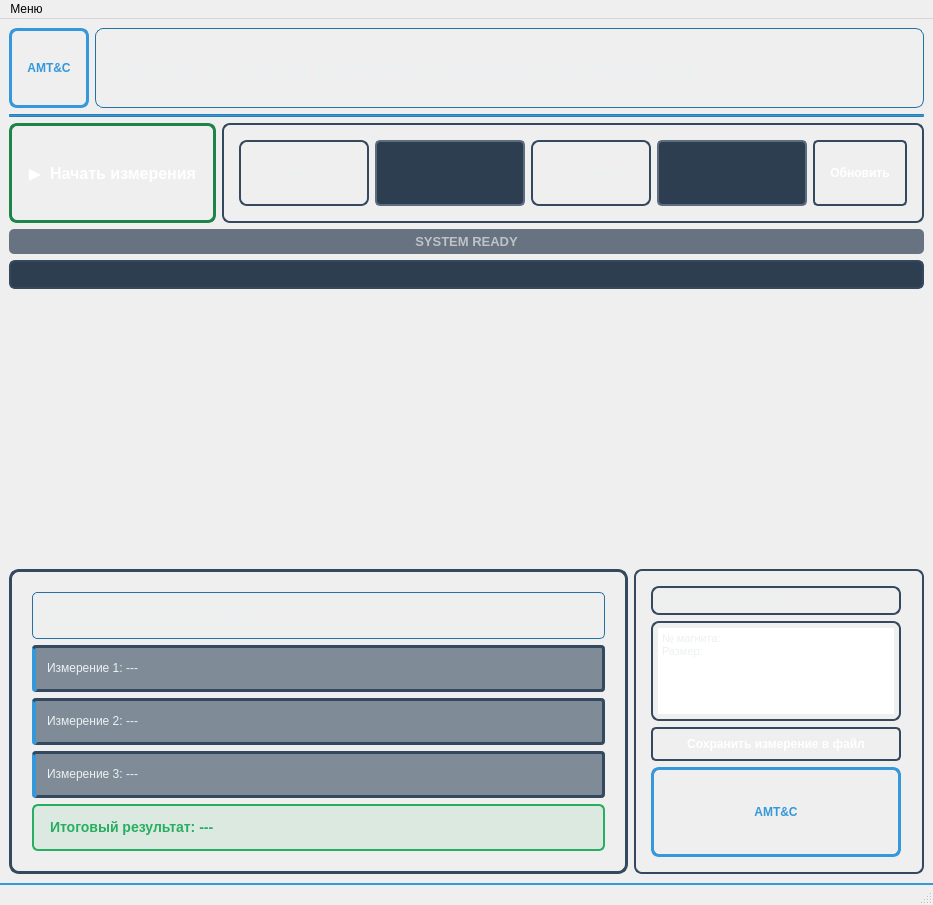
<?xml version="1.0" encoding="UTF-8"?>
<ui version="4.0">
 <class>MainWindow</class>
 <widget class="QMainWindow" name="MainWindow">
  <property name="geometry">
   <rect>
    <x>0</x>
    <y>0</y>
    <width>933</width>
    <height>905</height>
   </rect>
  </property>
  <property name="windowTitle">
   <string>AMT&amp;C Helmholz Coils Magnet Measurements</string>
  </property>
  <property name="windowIcon">
   <iconset>
    <normaloff>AMTClogo-M.ico</normaloff>AMTClogo-M.ico</iconset>
  </property>
  <property name="styleSheet">
   <string notr="true">QMainWindow {
    background: qlineargradient(x1: 0, y1: 0, x2: 0, y2: 1,
                                stop: 0 #2c3e50, stop: 1 #34495e);
    color: #ecf0f1;
    font-family: &quot;Segoe UI&quot;, Arial, sans-serif;
}</string>
  </property>
  <widget class="QWidget" name="centralwidget">
   <layout class="QVBoxLayout" name="verticalLayout" stretch="0,0,0,0,0,2,1">
    <item>
     <layout class="QHBoxLayout" name="headerLayout">
      <item>
       <widget class="QLabel" name="lbl_Logo">
        <property name="minimumSize">
         <size>
          <width>80</width>
          <height>80</height>
         </size>
        </property>
        <property name="maximumSize">
         <size>
          <width>80</width>
          <height>80</height>
         </size>
        </property>
        <property name="styleSheet">
         <string notr="true">QLabel {
    border: 3px solid #3498db;
    border-radius: 8px;
    padding: 8px;
    background: qlineargradient(x1: 0, y1: 0, x2: 0, y2: 1,
                                stop: 0 #ffffff, stop: 1 #f8f9fa);
    font-weight: bold;
    color: #3498db;
    font-size: 12px;
}</string>
        </property>
        <property name="text">
         <string>AMT&amp;C</string>
        </property>
        <property name="alignment">
         <set>Qt::AlignCenter</set>
        </property>
       </widget>
      </item>
      <item>
       <widget class="QLabel" name="titleLabel">
        <property name="styleSheet">
         <string notr="true">QLabel {
    font-size: 24px;
    font-weight: bold;
    color: #ecf0f1;
    padding: 15px;
    background: qlineargradient(x1: 0, y1: 0, x2: 1, y2: 0,
                                stop: 0 #3498db, stop: 1 #2980b9);
    border-radius: 8px;
    border: 1px solid #2471a3;
}</string>
        </property>
        <property name="text">
         <string>AMT&amp;C  |  Стенд измерения магнитного момента</string>
        </property>
       </widget>
      </item>
     </layout>
    </item>
    <item>
     <widget class="QFrame" name="separator">
      <property name="styleSheet">
       <string notr="true">QFrame {
    background-color: #3498db;
    border: 1px solid #2980b9;
    border-radius: 1px;
}</string>
      </property>
      <property name="frameShape">
       <enum>QFrame::HLine</enum>
      </property>
      <property name="frameShadow">
       <enum>QFrame::Sunken</enum>
      </property>
     </widget>
    </item>
    <item>
     <layout class="QHBoxLayout" name="controlLayout">
      <item>
       <widget class="QPushButton" name="pBtn_GetData">
        <property name="minimumSize">
         <size>
          <width>0</width>
          <height>100</height>
         </size>
        </property>
        <property name="cursor">
         <cursorShape>PointingHandCursor</cursorShape>
        </property>
        <property name="styleSheet">
         <string notr="true">QPushButton {
    background: qlineargradient(x1: 0, y1: 0, x2: 0, y2: 1,
                                stop: 0 #27ae60, stop: 1 #229954);
    color: white;
    font-weight: bold;
    border: 3px solid #1e8449;
    border-radius: 8px;
    font-size: 16px;
    padding: 12px;
}
QPushButton:hover {
    background: qlineargradient(x1: 0, y1: 0, x2: 0, y2: 1,
                                stop: 0 #229954, stop: 1 #1e8449);
    border: 3px solid #186a3b;
}
QPushButton:pressed {
    background: qlineargradient(x1: 0, y1: 0, x2: 0, y2: 1,
                                stop: 0 #1e8449, stop: 1 #186a3b);
}
QPushButton:disabled {
    background: qlineargradient(x1: 0, y1: 0, x2: 0, y2: 1,
                                stop: 0 #95a5a6, stop: 1 #7f8c8d);
    border: 3px solid #5d6d7e;
}</string>
        </property>
        <property name="text">
         <string>▶  Начать измерения</string>
        </property>
       </widget>
      </item>
      <item>
       <widget class="QFrame" name="portsFrame">
        <property name="styleSheet">
         <string notr="true">QFrame {
    background: qlineargradient(x1: 0, y1: 0, x2: 0, y2: 1,
                                stop: 0 #3a4a5c, stop: 1 #2c3e50);
    border: 2px solid #34495e;
    border-radius: 8px;
    padding: 15px;
}</string>
        </property>
        <property name="frameShape">
         <enum>QFrame::StyledPanel</enum>
        </property>
        <property name="frameShadow">
         <enum>QFrame::Raised</enum>
        </property>
        <layout class="QHBoxLayout" name="portsLayout">
         <property name="leftMargin">
          <number>0</number>
         </property>
         <property name="topMargin">
          <number>0</number>
         </property>
         <property name="rightMargin">
          <number>0</number>
         </property>
         <property name="bottomMargin">
          <number>0</number>
         </property>
         <item>
          <widget class="QLabel" name="motorLabel">
           <property name="minimumSize">
            <size>
             <width>130</width>
             <height>60</height>
            </size>
           </property>
           <property name="maximumSize">
            <size>
             <width>16777215</width>
             <height>70</height>
            </size>
           </property>
           <property name="styleSheet">
            <string notr="true">QLabel {
    font-weight: bold;
    color: #ecf0f1;
    font-size: 13px;
    padding: 5px;
}</string>
           </property>
           <property name="text">
            <string>Порт двигателя:</string>
           </property>
           <property name="alignment">
            <set>Qt::AlignRight|Qt::AlignTrailing|Qt::AlignVCenter</set>
           </property>
          </widget>
         </item>
         <item>
          <widget class="QComboBox" name="cBox_MotorPort">
           <property name="minimumSize">
            <size>
             <width>150</width>
             <height>60</height>
            </size>
           </property>
           <property name="maximumSize">
            <size>
             <width>16777215</width>
             <height>70</height>
            </size>
           </property>
           <property name="styleSheet">
            <string notr="true">QComboBox {
    border: 2px solid #5d6d7e;
    border-radius: 5px;
    padding: 8px;
    background-color: #2c3e50;
    color: #ecf0f1;
    font-weight: bold;
    selection-background-color: #3498db;
}
QComboBox:focus {
    border-color: #3498db;
}
QComboBox::drop-down {
    border: none;
}
QComboBox::down-arrow {
    image: none;
    border-left: 5px solid transparent;
    border-right: 5px solid transparent;
    border-top: 5px solid #ecf0f1;
    width: 0px;
    height: 0px;
}</string>
           </property>
          </widget>
         </item>
         <item>
          <widget class="QLabel" name="sensorLabel">
           <property name="minimumSize">
            <size>
             <width>120</width>
             <height>60</height>
            </size>
           </property>
           <property name="maximumSize">
            <size>
             <width>16777215</width>
             <height>70</height>
            </size>
           </property>
           <property name="styleSheet">
            <string notr="true">QLabel {
    font-weight: bold;
    color: #ecf0f1;
    font-size: 13px;
    padding: 5px;
}</string>
           </property>
           <property name="text">
            <string>Порт датчика:</string>
           </property>
           <property name="alignment">
            <set>Qt::AlignRight|Qt::AlignTrailing|Qt::AlignVCenter</set>
           </property>
          </widget>
         </item>
         <item>
          <widget class="QComboBox" name="cBox_SensorPort">
           <property name="minimumSize">
            <size>
             <width>150</width>
             <height>60</height>
            </size>
           </property>
           <property name="maximumSize">
            <size>
             <width>16777215</width>
             <height>70</height>
            </size>
           </property>
           <property name="styleSheet">
            <string notr="true">QComboBox {
    border: 2px solid #5d6d7e;
    border-radius: 5px;
    padding: 8px;
    background-color: #2c3e50;
    color: #ecf0f1;
    font-weight: bold;
    selection-background-color: #3498db;
}
QComboBox:focus {
    border-color: #3498db;
}
QComboBox::drop-down {
    border: none;
}
QComboBox::down-arrow {
    image: none;
    border-left: 5px solid transparent;
    border-right: 5px solid transparent;
    border-top: 5px solid #ecf0f1;
    width: 0px;
    height: 0px;
}</string>
           </property>
          </widget>
         </item>
         <item>
          <widget class="QPushButton" name="refreshPortsBtn">
           <property name="minimumSize">
            <size>
             <width>0</width>
             <height>60</height>
            </size>
           </property>
           <property name="maximumSize">
            <size>
             <width>150</width>
             <height>70</height>
            </size>
           </property>
           <property name="cursor">
            <cursorShape>PointingHandCursor</cursorShape>
           </property>
           <property name="styleSheet">
            <string notr="true">QPushButton {
    background: qlineargradient(x1: 0, y1: 0, x2: 0, y2: 1,
                                stop: 0 #5d6d7e, stop: 1 #4a5f78);
    color: white;
    font-weight: bold;
    border: 2px solid #34495e;
    border-radius: 5px;
    padding: 8px 15px;
    font-size: 12px;
}
QPushButton:hover {
    background: qlineargradient(x1: 0, y1: 0, x2: 0, y2: 1,
                                stop: 0 #4a5f78, stop: 1 #3a4a5c);
    border: 2px solid #2c3e50;
}
QPushButton:pressed {
    background: qlineargradient(x1: 0, y1: 0, x2: 0, y2: 1,
                                stop: 0 #3a4a5c, stop: 1 #2c3e50);
}</string>
           </property>
           <property name="text">
            <string>Обновить</string>
           </property>
          </widget>
         </item>
        </layout>
       </widget>
      </item>
     </layout>
    </item>
    <item>
     <widget class="QLabel" name="progressLabel">
      <property name="maximumSize">
       <size>
        <width>16777215</width>
        <height>30</height>
       </size>
      </property>
      <property name="styleSheet">
       <string notr="true">QLabel {
    font-weight: bold;
    color: #bdc3c7;
    font-size: 13px;
    padding: 5px;
    background-color: rgba(44, 62, 80, 0.7);
    border-radius: 5px;
}</string>
      </property>
      <property name="text">
       <string>SYSTEM READY</string>
      </property>
      <property name="alignment">
       <set>Qt::AlignCenter</set>
      </property>
     </widget>
    </item>
    <item>
     <widget class="QProgressBar" name="progressBar">
      <property name="maximumSize">
       <size>
        <width>16777215</width>
        <height>16777215</height>
       </size>
      </property>
      <property name="styleSheet">
       <string notr="true">QProgressBar {
    border: 2px solid #34495e;
    border-radius: 6px;
    text-align: center;
    background-color: #2c3e50;
    color: #ecf0f1;
    font-weight: bold;
    height: 25px;
}
QProgressBar::chunk {
    background: qlineargradient(x1: 0, y1: 0, x2: 0, y2: 1,
                                stop: 0 #3498db, stop: 1 #2980b9);
    border-radius: 4px;
    border: 1px solid #2471a3;
}</string>
      </property>
     </widget>
    </item>
    <item>
     <layout class="QHBoxLayout" name="chartLayout"/>
    </item>
    <item>
     <layout class="QHBoxLayout" name="resultsLayout">
      <item>
       <widget class="QFrame" name="resultsFrame">
        <property name="styleSheet">
         <string notr="true">QFrame {
    background: qlineargradient(x1: 0, y1: 0, x2: 0, y2: 1,
                                stop: 0 #3a4a5c, stop: 1 #2c3e50);
    border: 3px solid #34495e;
    border-radius: 10px;
    padding: 20px;
}</string>
        </property>
        <property name="frameShape">
         <enum>QFrame::StyledPanel</enum>
        </property>
        <property name="frameShadow">
         <enum>QFrame::Raised</enum>
        </property>
        <layout class="QVBoxLayout" name="verticalLayout_2">
         <property name="leftMargin">
          <number>0</number>
         </property>
         <property name="topMargin">
          <number>0</number>
         </property>
         <property name="rightMargin">
          <number>0</number>
         </property>
         <property name="bottomMargin">
          <number>0</number>
         </property>
         <item>
          <widget class="QLabel" name="lbl_results">
           <property name="styleSheet">
            <string notr="true">QLabel {
    font-weight: bold;
    font-size: 16px;
    color: #ecf0f1;
    padding: 8px;
    background: qlineargradient(x1: 0, y1: 0, x2: 1, y2: 0,
                                stop: 0 #3498db, stop: 1 #2980b9);
    border-radius: 5px;
    border: 1px solid #2471a3;
}</string>
           </property>
           <property name="text">
            <string>📊  Результаты измерений</string>
           </property>
          </widget>
         </item>
         <item>
          <widget class="QLabel" name="lbl_measurement1">
           <property name="cursor">
            <cursorShape>IBeamCursor</cursorShape>
           </property>
           <property name="styleSheet">
            <string notr="true">QLabel {
    padding: 8px;
    background-color: rgba(52, 73, 94, 0.6);
    border-radius: 4px;
    border-left: 4px solid #3498db;
    color: #ecf0f1;
    font-family: &quot;Courier New&quot;, monospace;
}</string>
           </property>
           <property name="text">
            <string>Измерение 1: ---</string>
           </property>
           <property name="textInteractionFlags">
            <set>Qt::TextSelectableByMouse</set>
           </property>
          </widget>
         </item>
         <item>
          <widget class="QLabel" name="lbl_measurement2">
           <property name="cursor">
            <cursorShape>IBeamCursor</cursorShape>
           </property>
           <property name="styleSheet">
            <string notr="true">QLabel {
    padding: 8px;
    background-color: rgba(52, 73, 94, 0.6);
    border-radius: 4px;
    border-left: 4px solid #3498db;
    color: #ecf0f1;
    font-family: &quot;Courier New&quot;, monospace;
}</string>
           </property>
           <property name="text">
            <string>Измерение 2: ---</string>
           </property>
           <property name="textInteractionFlags">
            <set>Qt::TextSelectableByMouse</set>
           </property>
          </widget>
         </item>
         <item>
          <widget class="QLabel" name="lbl_measurement3">
           <property name="cursor">
            <cursorShape>IBeamCursor</cursorShape>
           </property>
           <property name="styleSheet">
            <string notr="true">QLabel {
    padding: 8px;
    background-color: rgba(52, 73, 94, 0.6);
    border-radius: 4px;
    border-left: 4px solid #3498db;
    color: #ecf0f1;
    font-family: &quot;Courier New&quot;, monospace;
}</string>
           </property>
           <property name="text">
            <string>Измерение 3: ---</string>
           </property>
           <property name="textInteractionFlags">
            <set>Qt::TextSelectableByMouse</set>
           </property>
          </widget>
         </item>
         <item>
          <widget class="QLabel" name="lbl_finalResult">
           <property name="cursor">
            <cursorShape>IBeamCursor</cursorShape>
           </property>
           <property name="styleSheet">
            <string notr="true">QLabel {
    font-weight: bold;
    color: #27ae60;
    padding: 12px;
    background-color: rgba(39, 174, 96, 0.1);
    border-radius: 6px;
    border: 2px solid #27ae60;
    font-size: 14px;
    font-family: &quot;Courier New&quot;, monospace;
}</string>
           </property>
           <property name="text">
            <string>Итоговый результат: ---</string>
           </property>
           <property name="textInteractionFlags">
            <set>Qt::TextSelectableByMouse</set>
           </property>
          </widget>
         </item>
        </layout>
       </widget>
      </item>
      <item>
       <widget class="QFrame" name="portsFrame_2">
        <property name="maximumSize">
         <size>
          <width>290</width>
          <height>16777215</height>
         </size>
        </property>
        <property name="layoutDirection">
         <enum>Qt::LeftToRight</enum>
        </property>
        <property name="styleSheet">
         <string notr="true">QFrame {
    background: qlineargradient(x1: 0, y1: 0, x2: 0, y2: 1,
                                stop: 0 #3a4a5c, stop: 1 #2c3e50);
    border: 2px solid #34495e;
    border-radius: 8px;
    padding: 15px;
}</string>
        </property>
        <property name="frameShape">
         <enum>QFrame::StyledPanel</enum>
        </property>
        <property name="frameShadow">
         <enum>QFrame::Raised</enum>
        </property>
        <property name="lineWidth">
         <number>1</number>
        </property>
        <layout class="QVBoxLayout" name="verticalLayout_4" stretch="1,3,1,2">
         <property name="leftMargin">
          <number>0</number>
         </property>
         <property name="topMargin">
          <number>0</number>
         </property>
         <property name="rightMargin">
          <number>0</number>
         </property>
         <property name="bottomMargin">
          <number>0</number>
         </property>
         <item>
          <widget class="QLabel" name="lbl_FileHeader">
           <property name="minimumSize">
            <size>
             <width>250</width>
             <height>0</height>
            </size>
           </property>
           <property name="maximumSize">
            <size>
             <width>250</width>
             <height>16777215</height>
            </size>
           </property>
           <property name="styleSheet">
            <string notr="true">QLabel {
    font-weight: bold;
    color: #ecf0f1;
    font-size: 13px;
    padding: 5px;
}</string>
           </property>
           <property name="text">
            <string>Данные об изделии:</string>
           </property>
           <property name="alignment">
            <set>Qt::AlignLeading|Qt::AlignLeft|Qt::AlignVCenter</set>
           </property>
          </widget>
         </item>
         <item>
          <widget class="QTextEdit" name="txtEd_FileHeader">
           <property name="minimumSize">
            <size>
             <width>250</width>
             <height>100</height>
            </size>
           </property>
           <property name="maximumSize">
            <size>
             <width>250</width>
             <height>16777215</height>
            </size>
           </property>
           <property name="cursor" stdset="0">
            <cursorShape>IBeamCursor</cursorShape>
           </property>
           <property name="styleSheet">
            <string notr="true">QTextEdit {
    border: 2px solid #34495e;
    border-radius: 8px;
    padding: 5px;
}</string>
           </property>
           <property name="html">
            <string>&lt;!DOCTYPE HTML PUBLIC &quot;-//W3C//DTD HTML 4.0//EN&quot; &quot;http://www.w3.org/TR/REC-html40/strict.dtd&quot;&gt;
&lt;html&gt;&lt;head&gt;&lt;meta name=&quot;qrichtext&quot; content=&quot;1&quot; /&gt;&lt;style type=&quot;text/css&quot;&gt;
p, li { white-space: pre-wrap; }
&lt;/style&gt;&lt;/head&gt;&lt;body style=&quot; font-family:'MS Shell Dlg 2'; font-size:8.25pt; font-weight:400; font-style:normal;&quot;&gt;
&lt;p style=&quot; margin-top:0px; margin-bottom:0px; margin-left:0px; margin-right:0px; -qt-block-indent:0; text-indent:0px;&quot;&gt;&lt;span style=&quot; color:#ecf0f1;&quot;&gt;№ магнита:&lt;br /&gt;Размер:&lt;/span&gt;&lt;/p&gt;&lt;/body&gt;&lt;/html&gt;</string>
           </property>
          </widget>
         </item>
         <item>
          <widget class="QPushButton" name="pBtn_SaveData">
           <property name="minimumSize">
            <size>
             <width>250</width>
             <height>0</height>
            </size>
           </property>
           <property name="maximumSize">
            <size>
             <width>250</width>
             <height>16777215</height>
            </size>
           </property>
           <property name="cursor">
            <cursorShape>PointingHandCursor</cursorShape>
           </property>
           <property name="styleSheet">
            <string notr="true">QPushButton {
    background: qlineargradient(x1: 0, y1: 0, x2: 0, y2: 1,
                                stop: 0 #5d6d7e, stop: 1 #4a5f78);
    color: white;
    font-weight: bold;
    border: 2px solid #34495e;
    border-radius: 5px;
    padding: 8px 15px;
    font-size: 12px;
}
QPushButton:hover {
    background: qlineargradient(x1: 0, y1: 0, x2: 0, y2: 1,
                                stop: 0 #4a5f78, stop: 1 #3a4a5c);
    border: 2px solid #2c3e50;
}
QPushButton:pressed {
    background: qlineargradient(x1: 0, y1: 0, x2: 0, y2: 1,
                                stop: 0 #3a4a5c, stop: 1 #2c3e50);
}</string>
           </property>
           <property name="text">
            <string>Сохранить измерение в файл</string>
           </property>
          </widget>
         </item>
         <item>
          <widget class="QLabel" name="lbl_Logo_2">
           <property name="minimumSize">
            <size>
             <width>250</width>
             <height>90</height>
            </size>
           </property>
           <property name="maximumSize">
            <size>
             <width>250</width>
             <height>90</height>
            </size>
           </property>
           <property name="styleSheet">
            <string notr="true">QLabel {
    border: 3px solid #3498db;
    border-radius: 8px;
    padding: 8px;
    background: qlineargradient(x1: 0, y1: 0, x2: 0, y2: 1,
                                stop: 0 #ffffff, stop: 1 #f8f9fa);
    font-weight: bold;
    color: #3498db;
    font-size: 12px;
}</string>
           </property>
           <property name="text">
            <string>AMT&amp;C</string>
           </property>
           <property name="alignment">
            <set>Qt::AlignCenter</set>
           </property>
          </widget>
         </item>
        </layout>
       </widget>
      </item>
     </layout>
    </item>
   </layout>
  </widget>
  <widget class="QStatusBar" name="statusBar">
   <property name="styleSheet">
    <string notr="true">QStatusBar {
    background: qlineargradient(x1: 0, y1: 0, x2: 1, y2: 0,
                                stop: 0 #2c3e50, stop: 1 #34495e);
    color: #bdc3c7;
    border-top: 2px solid #3498db;
    font-weight: bold;
}</string>
   </property>
  </widget>
  <widget class="QMenuBar" name="menuBar">
   <property name="enabled">
    <bool>true</bool>
   </property>
   <property name="geometry">
    <rect>
     <x>0</x>
     <y>0</y>
     <width>933</width>
     <height>21</height>
    </rect>
   </property>
   <widget class="QMenu" name="menu">
    <property name="title">
     <string>Меню</string>
    </property>
    <addaction name="action_SaveData"/>
    <addaction name="action_Settings"/>
   </widget>
   <addaction name="menu"/>
  </widget>
  <action name="action">
   <property name="text">
    <string>Сохранить данные в файл</string>
   </property>
  </action>
  <action name="action_SaveData">
   <property name="text">
    <string>Сохранить</string>
   </property>
  </action>
  <action name="action_Settings">
   <property name="checkable">
    <bool>false</bool>
   </property>
   <property name="enabled">
    <bool>false</bool>
   </property>
   <property name="text">
    <string>Настройки</string>
   </property>
  </action>
 </widget>
 <resources/>
 <connections/>
</ui>
